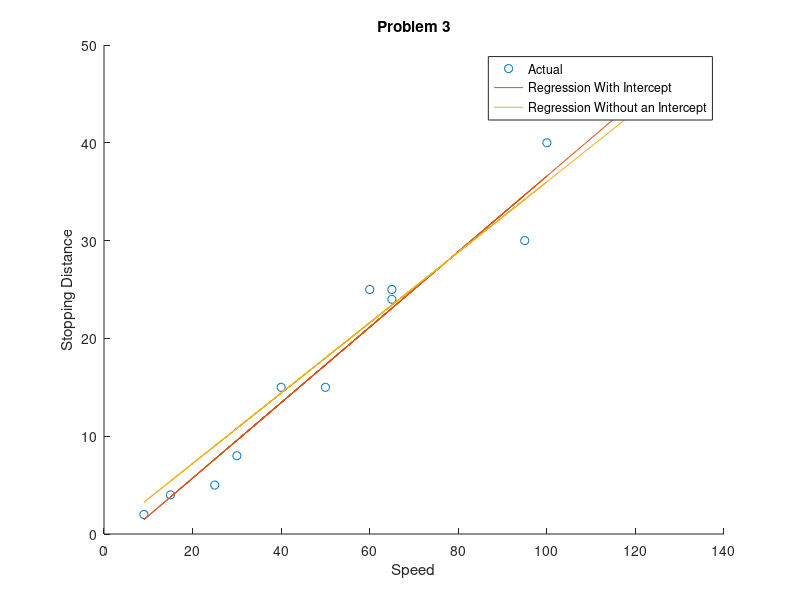
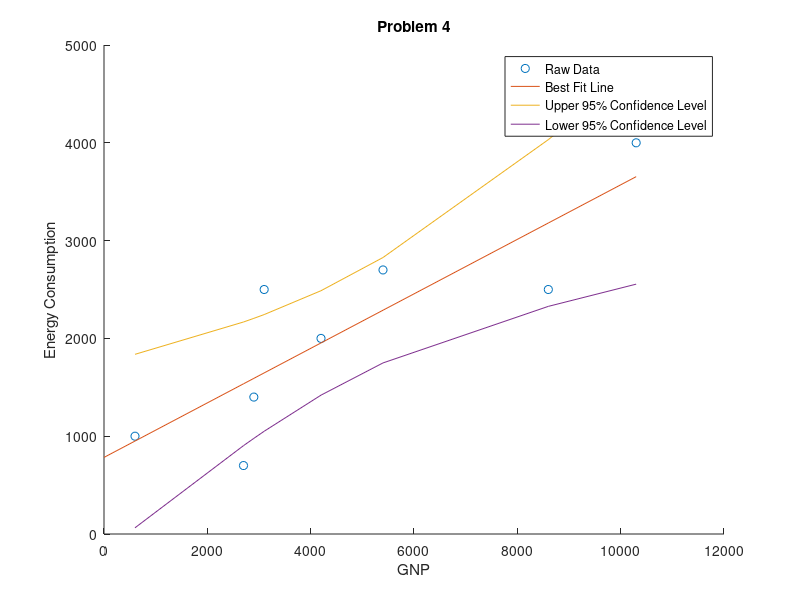

MATLAB code to generate these figures, in order:
%% HW 6 Problem 3

S = [40 9 100 50 15 65 25 60 95 65 30 125];
SD = [15 2 40 15 4 25 5 25 30 24 8 45];

ba = regress(SD',[ones(length(S'),1) S']);

b = regress(SD',S');

figure; hold on;
plot(S,SD,'o');
plot(S,ba(1)+ba(2)*S);
plot(S,b*S);
legend('Actual','Regression With Intercept','Regression Without an Intercept');
xlabel('Speed'); ylabel('Stopping Distance'); title('Problem 3');

beta = sum((S-mean(S)).*(SD-mean(SD)))/sum((S-mean(S)).^2);
alpha = mean(SD)-beta*mean(S);

corcoef = sum((S-mean(S)).*(SD-mean(SD)))/sqrt(sum((S-mean(S)).^2)*sum((SD-mean(SD)).^2));

%% HW6 Problem 4

GNP = [600 2700 2900 4200 3100 5400 8600 10300];
E = [1000 700 1400 2000 2500 2700 2500 4000];
n = length(E);
[GNP,sl] = sort(GNP);
E = E(sl);

ba = regress(E',[ones(length(GNP'),1) GNP']);

syx = sqrt(1/(n-2)*(sum((E-mean(E)).^2)-ba(2)^2*sum((GNP-mean(GNP)).^2)));
up = ba(1)+ba(2)*GNP + tinv(.975,n-2)*syx*sqrt(1/n+(GNP-mean(GNP)).^2/sum((GNP-mean(GNP)).^2));
down = ba(1)+ba(2)*GNP - tinv(.975,n-2)*syx*sqrt(1/n+(GNP-mean(GNP)).^2/sum((GNP-mean(GNP)).^2));

figure; hold on;
plot(GNP,E,'o');
plot([0,GNP],ba(1) +ba(2)*[0,GNP]);
plot(GNP,up);
plot(GNP,down);
legend('Raw Data','Best Fit Line','Upper 95% Confidence Level','Lower 95% Confidence Level');
xlabel('GNP'); ylabel('Energy Consumption'); title('Problem 4');

corcoef = sum((E-mean(E)).*(GNP-mean(GNP)))/sqrt(sum((E-mean(E)).^2)*sum((GNP-mean(GNP)).^2));